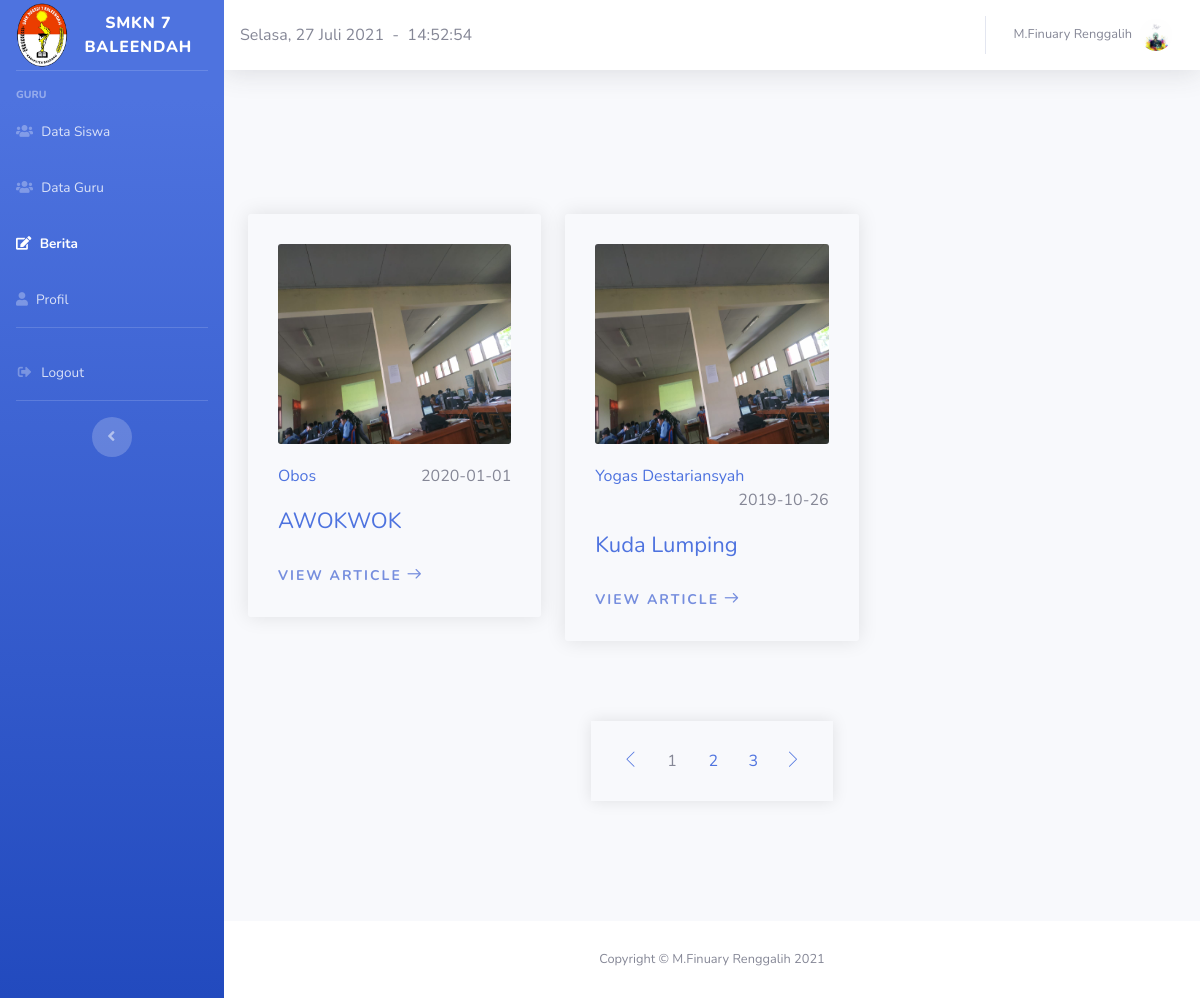
The app's page /halaman_guru/berita/berita.php (signed in) with its own data.
### tables this page shows
CREATE TABLE `user` (
  `id` int(11) NOT NULL,
  `nama` varchar(225) NOT NULL,
  `email` varchar(225) NOT NULL,
  `password` varchar(225) NOT NULL,
  `level` varchar(225) NOT NULL,
  `foto` varchar(225) NOT NULL
);

CREATE TABLE `berita` (
  `id` int(11) NOT NULL,
  `penulis` varchar(225) NOT NULL,
  `tgl_tulis` date NOT NULL,
  `judul` varchar(225) NOT NULL,
  `isi` text NOT NULL,
  `foto` varchar(225) NOT NULL
);

### halaman_guru/berita/berita.php (the view, shortened to what this page needs)
<!DOCTYPE html>
<html lang="en">
<head>
    <link rel="stylesheet" href="../../css/owl.carousel.min.css">
    <link rel="stylesheet" href="../../css/linearicons.css">
    <link rel="stylesheet" href="../../css/magnific-popup.css">
    <link rel="stylesheet" href="../../css/animate.css">
    <link rel="stylesheet" href="../../css/normalize.css">
    <link rel="stylesheet" href="style.css">
    <link rel="stylesheet" href="../../css/responsive.css">
  <link href="../vendor/fontawesome-free/css/all.min.css" rel="stylesheet" type="text/css">
  <link href="../css/sb-admin-2.min.css" rel="stylesheet">
  <link href="../vendor/datatables/dataTables.bootstrap4.min.css" rel="stylesheet">
</head>
<body id="page-top">
  <div id="wrapper">
    <ul class="navbar-nav bg-gradient-primary sidebar sidebar-dark accordion" id="accordionSidebar">
      <a class="sidebar-brand d-flex align-items-center justify-content-center" href="index.html">
        <div class="sidebar-brand-icon">
          <img src="../../images/foto.png" height="50">
        </div>
        <div class="sidebar-brand-text mx-3">SMKN 7 BALEENDAH</div>
      </a>
      <hr class="sidebar-divider">
      <div class="sidebar-heading">
        Guru
      </div>
      <li class="nav-item">
        <a class="nav-link collapsed" href="../halaman_guru.php" data-toggle="collapses" data-target="#collapseTwo" aria-expanded="true" aria-controls="collapseTwo">
          <i class="fa fa-users"></i>
          <span>Data Siswa</span>
        </a>
      </li>
      <li class="nav-item">
        <a class="nav-link collapsed" href="../guru/guru.php" data-toggle="collapses" data-target="#collapsePages" aria-expanded="true" aria-controls="collapsePages">
          <i class="fa fa-users"></i>
          <span>Data Guru</span>
        </a>
      </li>
      <li class="nav-item active">
        <a class="nav-link collapsed" href="" data-toggle="collapses" data-target="#collapseUtilities" aria-expanded="true" aria-controls="collapseUtilities">
          <i class="fa fa-edit"></i>
          <span>Berita</span>
        </a>
      </li>
      <li class="nav-item">
        <a class="nav-link collapsed" href="../profil/profil.php" data-toggle="collapses" data-target="#collapsePagess" aria-expanded="true" aria-controls="collapsePagess">
          <i class="fa fa-user"></i>
          <span>Profil</span></a>
      </li>
      <hr class="sidebar-divider d-none d-md-block">
      <li class="nav-item">
        <a class="nav-link" href="../../login/logout.php">
          <i class="fas fa-fw fa-sign-out-alt"></i>
          <span>Logout</span></a>
      </li>
      <hr class="sidebar-divider d-none d-md-block">
      <div class="text-center d-none d-md-inline">
        <button class="rounded-circle border-0" id="sidebarToggle"></button>
      </div>
    </ul>
    <div id="content-wrapper" class="d-flex flex-column">
      <div id="content">
        <nav class="navbar navbar-expand navbar-light bg-white topbar mb-4 static-top shadow">
          <script lang="JavaScript">document.write(tanggallengkap);</script>&nbsp;&nbsp;-&nbsp;&nbsp;
          <div id="jam"></div>
          <ul class="navbar-nav ml-auto">
            <li class="nav-item dropdown no-arrow">
              <?php
              $id = $_SESSION['id'];
              include "../../koneksi.php";
              $sql = mysqli_query($koneksi, "SELECT * FROM user WHERE id = '$id'");
              while($data = mysqli_fetch_array($sql)) {
              ?>
              <a class="nav-link dropdown-toggle" href="#" id="userDropdown" role="button" data-toggle="dropdown" aria-haspopup="true" aria-expanded="false">
                <span class="mr-2 d-none d-lg-inline text-gray-600 small"><?php echo $data['nama']; ?></span>
                <?php echo "<img class='img-profile rounded-circle' src='../../halaman_admin/images/".$data['foto']."' width='350' height='350'>"; ?>
              </a>
            <?php } ?>
            </li>
          </ul>
        </nav>
<div class="section-padding">
        <div class="container">
            <div class="row">
    <?php
        include "../../koneksi.php";
        $batas = 2;
        $halaman = @$_GET['halaman'];
        if(empty($halaman)) {
            $posisi = 0;
            $halaman = 1;
        }else{
            $posisi = ($halaman - 1) * $batas;
        }
        $query = "SELECT * FROM berita ORDER BY tgl_tulis DESC LIMIT $posisi, $batas";
        $tampil = mysqli_query($koneksi, $query);
              while($data=mysqli_fetch_array($tampil)) {
              echo "<div class='col-xs-12 col-sm-6 col-md-4'>
                    <article class='post-single'>
                        <figure class='post-media'>
                                <img src='../../halaman_admin/images/".$data['foto']."' style='width:300px; height:200px;'>
                        </figure>
                        <div class='post-body'>
                            <div class='post-meta'>
                                <div class='post-tags'><a href=''>".$data['penulis']."</a></div>
                                <div class='post-date'>".$data['tgl_tulis']."</div>
                            </div>
                            <h4 class='dark-color'><a href='single.html'>".$data['judul']."</a></h4>
                            <a href='selengkapnya.php?id=".$data['id']."' class='read-more'>View Article</a>
                        </div>
                    </article>
                </div>";
              }
              $query2 = mysqli_query($koneksi,"SELECT * FROM berita ORDER BY tgl_tulis DESC");
              $jmldata = mysqli_num_rows($query2);
              $jmlhalaman = ceil($jmldata / $batas);
    ?>
    </div>
    <?php
              echo "<div class='row'>";
              echo "<div class='col-xs-12 mx-auto'>";
              echo "<div class='pagination'>";
              echo "<div class='nav-links'>";
              echo "<a href='' class='prev page-numbers'><i class='lnr lnr-chevron-left'></i></a>";
              for($i=1;$i<=$jmlhalaman;$i++)
                if($i != $halaman) {
                    echo "<a href =\"berita.php?halaman=$i#berita\" class='page-numbers'>$i</a>";
                }else{
                    echo "&nbsp;&nbsp;&nbsp;&nbsp;$i&nbsp;&nbsp;&nbsp;&nbsp;";
                }
            echo "<a href='' class='next page-numbers'><i class='lnr lnr-chevron-right'></i></a>";
            echo "</div>";
            echo "</div>";
            echo "</div>";
            echo "</div>";
    ?>
    </div>
    </div>
</div>
      <footer class="sticky-footer bg-white">
        <div class="container my-auto">
          <div class="copyright text-center my-auto">
            <span>Copyright &copy; M.Finuary Renggalih <?= date('Y'); ?></span>
          </div>
        </div>
      </footer>
    </div>
  </div>
</body>
</html>

### halaman_guru/berita/style.css (style rules this page uses)
* { outline: none; }
a { text-decoration: none; outline: none; -webkit-transition: 0.4s; -o-transition: 0.4s; transition: 0.4s; color: #333333; }
img { max-width: 100%; height: auto; }
h1, h2, h3, h4, h5, h6 { margin: 0 0 15px; font-weight: 400; line-height: 1.4em; }
html, body { height: 100% }
body { font-family: 'Open Sans', sans-serif; font-weight: 400; font-size: 16px; line-height: 32px; color: coral; }
.section-padding { padding-top: 120px; padding-bottom: 120px; }
.dark-color { color: #434345 }
.post-single:after { content: ""; clear: both; display: table; }
.post-single { padding: 30px; border-radius: 3px; -webkit-box-shadow: 0 0 20px 0 rgba(0, 0, 0, 0.1); box-shadow: 0 0 20px 0 rgba(0, 0, 0, 0.1); margin-bottom: 30px; }
.post-single .post-media { overflow: hidden; border-radius: 3px; }
.post-single .post-media img { width: 100%; }
.post-single .post-meta { overflow: hidden; margin-top: 20px; margin-bottom: 20px; }
.post-single .post-body .post-meta .post-tags { float: left; }
.post-single .post-body .post-meta .post-date { float: right; }
.post-single .post-body h4 { font-size: 22px; margin-bottom: 20px; }
.post-single .post-body .read-more { margin-top: 10px; display: inline-block; text-transform: uppercase; letter-spacing: 2px; font-weight: 700; font-size: 14px; color: #768ede; }
.post-single .post-body .read-more:after { content: '\e87a'; font-family: 'Linearicons-Free'; margin-left: 5px; }
.pagination .nav-links { padding: 20px; -webkit-box-shadow: 0 0 15px 0 rgba(0, 0, 0, 0.1); box-shadow: 0 0 15px 0 rgba(0, 0, 0, 0.1); display: inline-block; }
.pagination { text-align: center; margin-top: 50px; width: 100%; }
.pagination .nav-links .page-numbers { width: 40px; height: 40px; display: inline-block; line-height: 40px; border-radius: 50%; }
body { font-family: sans-serif; background: #ebf9fb; }

### records on screen
user: nama "M.Finuary Renggalih", foto (placeholder picture)
berita: foto (picture), penulis "Obos", tgl_tulis "2020-01-01", judul "AWOKWOK"
berita: foto (picture), penulis "Yogas Destariansyah", tgl_tulis "2019-10-26", judul "Kuda Lumping"
